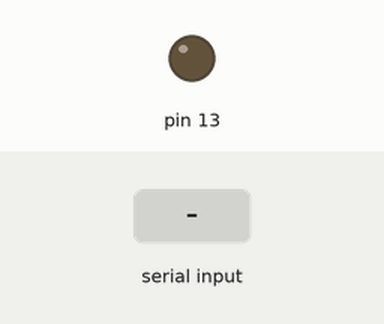
A sketch run on a simulated Arduino Uno, built with avr-gcc and run on an emulated ATmega328P. Parts: output pins drawn as LEDs (lit = HIGH). The test bench sets the inputs (shaded band).

Above: at 1.2 s.
1.3 s: "a" received over the second serial link
At 1.9 s:
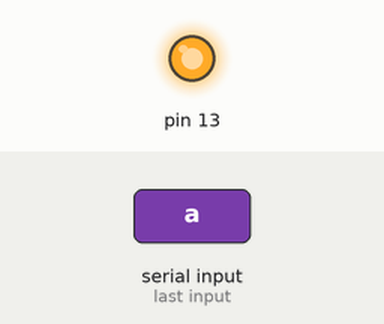
Timing chart, 0 to 32.8 s (numbered marks = the images above; inputs shaded):
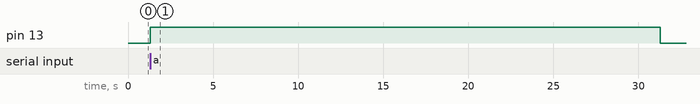

Measured:
- after the input at 1.3 s, pin 13: LOW → HIGH at once, → LOW 30.0 s later

The sketch:

Bluetooth_Master.ino
```cpp
#include <SoftwareSerial.h>
SoftwareSerial myserial(0, 1); // RX, TX
char incomingByte; // variável para o dado recebido

void setup() {
  pinMode(13, OUTPUT);
  digitalWrite(13, LOW);
  //myserial.begin(38400);
  myserial.begin(9600);
}

void loop() {
  if (myserial.available() > 0) { // lê do buffer o dado recebido:
      incomingByte = myserial.read();
      if (incomingByte == 'a'){
         // Serial.println(incomingByte);
          digitalWrite(13, HIGH);
          delay(30*1000);
          digitalWrite(13, LOW);
      }
    }
}
```
